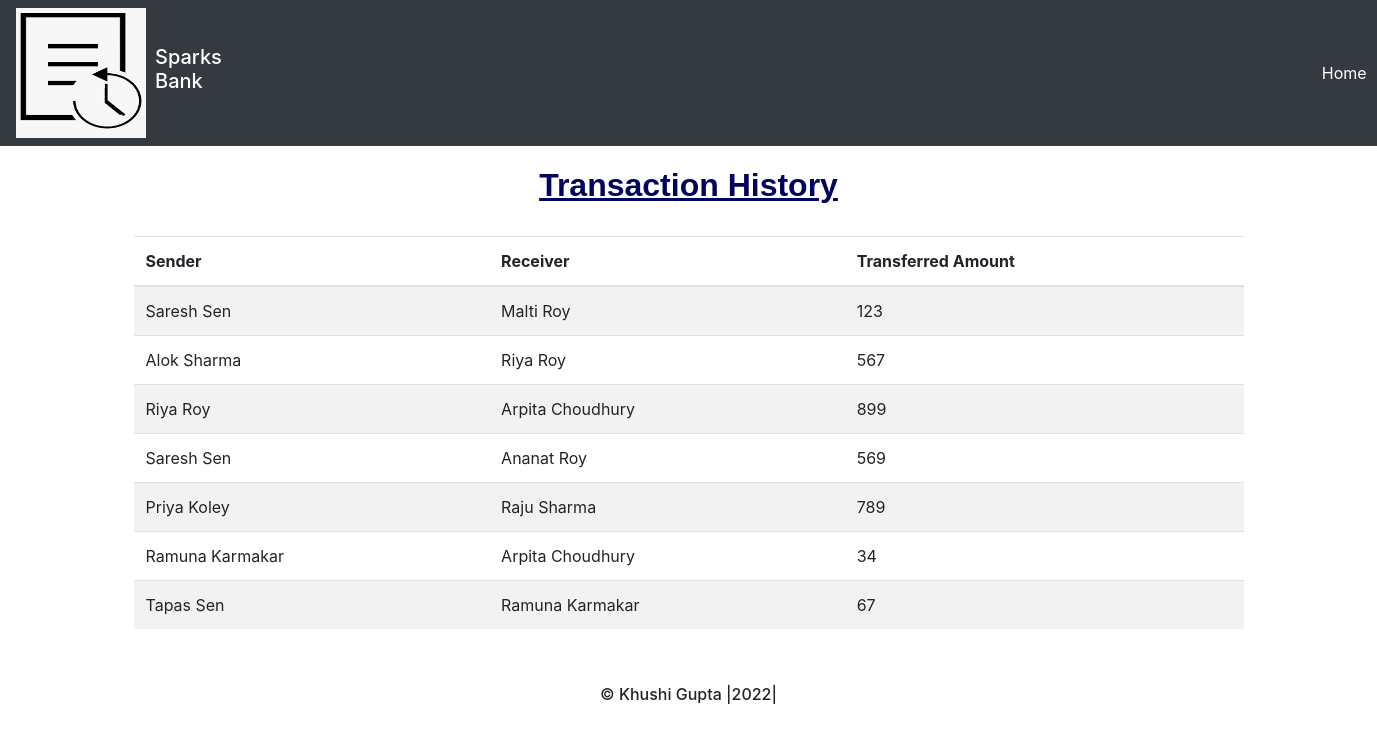
The app's page /transactionDetails.php with its own data.
### tables this page shows
CREATE TABLE `transaction` (
  `sender` varchar(50) NOT NULL,
  `receiver` varchar(50) NOT NULL,
  `credits` int(10) NOT NULL
);

### transactionDetails.php (the view, shortened to what this page needs)
<!DOCTYPE html>
<html lang="en">
<head>
   <link rel="stylesheet" href="https://stackpath.bootstrapcdn.com/bootstrap/4.5.2/css/bootstrap.min.css">
</head>
<body>
  <nav class="navbar navbar-expand-sm bg-dark navbar-dark">
  <div class="logo"><img src="image\History.png" height="130px" width="130px"></div>&nbsp;&nbsp;
<h4><p class="logo-text">Sparks Bank</p></h4>
<ul class="navbar-nav">
<li class="list-customer">
<a class="nav-link1" href="index.php">Home</a>
</li>
</ul>
</nav>
        <div class="container divStyle" >
        <h2>Transaction History</h2>
       <br>
       <div class="table-responsive-sm">
    <table class="table roundedCorners  tabletext table-hover table-striped table-condensed" >
        <thead>
            <tr>
                <th>Sender</th>
                <th>Receiver</th>
                <th> Transferred Amount</th>
            </tr>
        </thead>
        <tbody>
        <?php
            include 'config.php';
            $sql ="select * from transaction";
            $query =mysqli_query($conn, $sql);
            while($rows = mysqli_fetch_array($query))
            {
        ?>
            <tr>
            <td><?php echo $rows['sender']; ?></td>
            <td><?php echo $rows['receiver']; ?></td>
            <td><?php echo $rows['credits']; ?> </td>
        <?php
            }
        ?>
        </tbody>
    </table>
    </div>
</div>
<footer class="footer1" align="center"> <br>
    <div  style="height: 60%">
    <p><h6>&copy; Khushi Gupta |2022|</h6></p>
    </div>
  </footer>
</body>
</html>

### transactionDetails.php (style rules this page uses)
.logo-text { font-size:20px; color: white; padding-top: 15px; }
.nav-link1 { color: white; }
.list-customer { padding-left: 1100px; }
h2 { text-align: center; margin-top: 20px; text-decoration: underline; font-family: sans-serif; color: #03045e; font-weight: bold; }

### records on screen
transaction: sender "Saresh Sen", receiver "Malti Roy", credits "123"
transaction: sender "Alok Sharma", receiver "Riya Roy", credits "567"
transaction: sender "Riya Roy", receiver "Arpita Choudhury", credits "899"
transaction: sender "Saresh Sen", receiver "Ananat Roy", credits "569"
transaction: sender "Priya Koley", receiver "Raju Sharma", credits "789"
transaction: sender "Ramuna Karmakar", receiver "Arpita Choudhury", credits "34"
transaction: sender "Tapas Sen", receiver "Ramuna Karmakar", credits "67"
